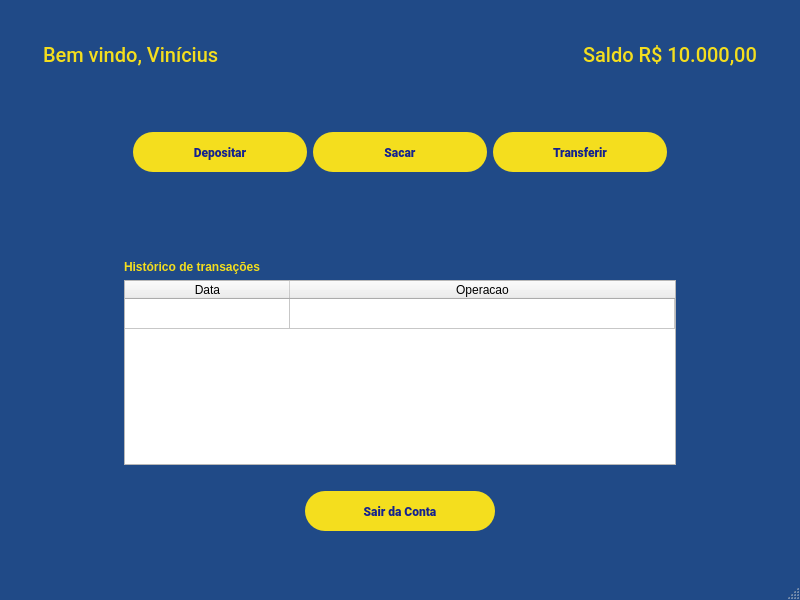
<?xml version="1.0" encoding="UTF-8"?>
<ui version="4.0">
 <class>MainWindow</class>
 <widget class="QMainWindow" name="MainWindow">
  <property name="geometry">
   <rect>
    <x>0</x>
    <y>0</y>
    <width>800</width>
    <height>600</height>
   </rect>
  </property>
  <property name="sizePolicy">
   <sizepolicy hsizetype="Maximum" vsizetype="Maximum">
    <horstretch>0</horstretch>
    <verstretch>0</verstretch>
   </sizepolicy>
  </property>
  <property name="minimumSize">
   <size>
    <width>800</width>
    <height>600</height>
   </size>
  </property>
  <property name="maximumSize">
   <size>
    <width>800</width>
    <height>600</height>
   </size>
  </property>
  <property name="font">
   <font>
    <pointsize>13</pointsize>
   </font>
  </property>
  <property name="windowTitle">
   <string>MainWindow</string>
  </property>
  <property name="styleSheet">
   <string notr="true">#MainWindow{
	background-color: rgb(32, 74, 135);
}</string>
  </property>
  <widget class="QWidget" name="centralwidget">
   <property name="enabled">
    <bool>true</bool>
   </property>
   <property name="styleSheet">
    <string notr="true">#centralwidget{
	background-color: rgb(32, 74, 135);
}</string>
   </property>
   <layout class="QVBoxLayout" name="verticalLayout_2">
    <item>
     <layout class="QVBoxLayout" name="verticalLayout" stretch="0,0">
      <property name="spacing">
       <number>0</number>
      </property>
      <property name="leftMargin">
       <number>25</number>
      </property>
      <property name="topMargin">
       <number>25</number>
      </property>
      <property name="rightMargin">
       <number>25</number>
      </property>
      <property name="bottomMargin">
       <number>20</number>
      </property>
      <item>
       <widget class="QFrame" name="">
        <property name="sizePolicy">
         <sizepolicy hsizetype="Preferred" vsizetype="Maximum">
          <horstretch>0</horstretch>
          <verstretch>0</verstretch>
         </sizepolicy>
        </property>
        <property name="maximumSize">
         <size>
          <width>16777215</width>
          <height>50</height>
         </size>
        </property>
        <layout class="QHBoxLayout" name="horizontalLayout">
         <item>
          <widget class="QLabel" name="label_nome_usuario">
           <property name="font">
            <font>
             <family>Roboto Medium</family>
             <pointsize>15</pointsize>
             <weight>50</weight>
             <bold>false</bold>
            </font>
           </property>
           <property name="styleSheet">
            <string notr="true">#label_nome_usuario{
	color: rgb(244, 222, 30);
}</string>
           </property>
           <property name="text">
            <string>Bem vindo, Vinícius</string>
           </property>
          </widget>
         </item>
         <item alignment="Qt::AlignRight">
          <widget class="QLabel" name="label_saldo">
           <property name="font">
            <font>
             <family>Roboto Medium</family>
             <pointsize>15</pointsize>
            </font>
           </property>
           <property name="styleSheet">
            <string notr="true">#label_saldo{
	color: rgb(244, 222, 30);
}</string>
           </property>
           <property name="text">
            <string>Saldo R$ 10.000,00</string>
           </property>
          </widget>
         </item>
        </layout>
       </widget>
      </item>
      <item>
       <widget class="QFrame" name="horizontalFrame">
        <property name="sizePolicy">
         <sizepolicy hsizetype="Preferred" vsizetype="Expanding">
          <horstretch>0</horstretch>
          <verstretch>0</verstretch>
         </sizepolicy>
        </property>
        <property name="maximumSize">
         <size>
          <width>16777215</width>
          <height>800</height>
         </size>
        </property>
        <layout class="QHBoxLayout" name="horizontalLayout_2">
         <property name="leftMargin">
          <number>1</number>
         </property>
         <property name="topMargin">
          <number>1</number>
         </property>
         <property name="rightMargin">
          <number>1</number>
         </property>
         <item>
          <spacer name="horizontalSpacer">
           <property name="orientation">
            <enum>Qt::Horizontal</enum>
           </property>
           <property name="sizeType">
            <enum>QSizePolicy::Fixed</enum>
           </property>
           <property name="sizeHint" stdset="0">
            <size>
             <width>80</width>
             <height>20</height>
            </size>
           </property>
          </spacer>
         </item>
         <item>
          <widget class="QFrame" name="verticalFrame">
           <property name="sizePolicy">
            <sizepolicy hsizetype="Preferred" vsizetype="Preferred">
             <horstretch>0</horstretch>
             <verstretch>0</verstretch>
            </sizepolicy>
           </property>
           <property name="maximumSize">
            <size>
             <width>16777215</width>
             <height>16777215</height>
            </size>
           </property>
           <layout class="QVBoxLayout" name="verticalLayout_4">
            <item>
             <spacer name="verticalSpacer">
              <property name="orientation">
               <enum>Qt::Vertical</enum>
              </property>
              <property name="sizeType">
               <enum>QSizePolicy::Fixed</enum>
              </property>
              <property name="sizeHint" stdset="0">
               <size>
                <width>20</width>
                <height>40</height>
               </size>
              </property>
             </spacer>
            </item>
            <item>
             <widget class="QFrame" name="horizontalFrame_2">
              <property name="sizePolicy">
               <sizepolicy hsizetype="Preferred" vsizetype="Maximum">
                <horstretch>0</horstretch>
                <verstretch>0</verstretch>
               </sizepolicy>
              </property>
              <property name="maximumSize">
               <size>
                <width>16777215</width>
                <height>60</height>
               </size>
              </property>
              <layout class="QHBoxLayout" name="horizontalLayout_3">
               <property name="topMargin">
                <number>1</number>
               </property>
               <item>
                <widget class="QPushButton" name="pushButton_entrar">
                 <property name="sizePolicy">
                  <sizepolicy hsizetype="Maximum" vsizetype="Fixed">
                   <horstretch>0</horstretch>
                   <verstretch>0</verstretch>
                  </sizepolicy>
                 </property>
                 <property name="maximumSize">
                  <size>
                   <width>190</width>
                   <height>40</height>
                  </size>
                 </property>
                 <property name="font">
                  <font>
                   <family>Roboto Black</family>
                  </font>
                 </property>
                 <property name="styleSheet">
                  <string notr="true">#pushButton_entrar {
	border-radius: 20px;
	background-color: rgb(244, 222, 30);
	color: rgb(20, 34, 143)
}</string>
                 </property>
                 <property name="text">
                  <string>Depositar</string>
                 </property>
                </widget>
               </item>
               <item>
                <widget class="QPushButton" name="pushButton_criar_conta">
                 <property name="sizePolicy">
                  <sizepolicy hsizetype="Maximum" vsizetype="Maximum">
                   <horstretch>0</horstretch>
                   <verstretch>0</verstretch>
                  </sizepolicy>
                 </property>
                 <property name="maximumSize">
                  <size>
                   <width>190</width>
                   <height>40</height>
                  </size>
                 </property>
                 <property name="font">
                  <font>
                   <family>Roboto Black</family>
                  </font>
                 </property>
                 <property name="styleSheet">
                  <string notr="true">#pushButton_criar_conta {
	border-radius: 20px;
	background-color: rgb(244, 222, 30);
	color: rgb(20, 34, 143)
}</string>
                 </property>
                 <property name="text">
                  <string>Sacar</string>
                 </property>
                </widget>
               </item>
               <item>
                <widget class="QPushButton" name="pushButton_transferir">
                 <property name="sizePolicy">
                  <sizepolicy hsizetype="Maximum" vsizetype="Fixed">
                   <horstretch>0</horstretch>
                   <verstretch>0</verstretch>
                  </sizepolicy>
                 </property>
                 <property name="maximumSize">
                  <size>
                   <width>190</width>
                   <height>40</height>
                  </size>
                 </property>
                 <property name="font">
                  <font>
                   <family>Roboto Black</family>
                  </font>
                 </property>
                 <property name="styleSheet">
                  <string notr="true">#pushButton_transferir {
	border-radius: 20px;
	background-color: rgb(244, 222, 30);
	color: rgb(20, 34, 143)
}</string>
                 </property>
                 <property name="text">
                  <string>Transferir</string>
                 </property>
                </widget>
               </item>
              </layout>
             </widget>
            </item>
            <item alignment="Qt::AlignBottom">
             <widget class="QLabel" name="label_historico">
              <property name="sizePolicy">
               <sizepolicy hsizetype="Preferred" vsizetype="Maximum">
                <horstretch>0</horstretch>
                <verstretch>0</verstretch>
               </sizepolicy>
              </property>
              <property name="font">
               <font>
                <weight>75</weight>
                <bold>true</bold>
               </font>
              </property>
              <property name="styleSheet">
               <string notr="true">#label_historico {
	color: rgb(244, 222, 30)
}</string>
              </property>
              <property name="text">
               <string>Histórico de transações</string>
              </property>
             </widget>
            </item>
            <item>
             <widget class="QTableWidget" name="tableWidget">
              <property name="sizePolicy">
               <sizepolicy hsizetype="Expanding" vsizetype="Fixed">
                <horstretch>0</horstretch>
                <verstretch>0</verstretch>
               </sizepolicy>
              </property>
              <property name="maximumSize">
               <size>
                <width>16777215</width>
                <height>185</height>
               </size>
              </property>
              <property name="rowCount">
               <number>1</number>
              </property>
              <attribute name="horizontalHeaderDefaultSectionSize">
               <number>165</number>
              </attribute>
              <attribute name="horizontalHeaderStretchLastSection">
               <bool>true</bool>
              </attribute>
              <attribute name="verticalHeaderVisible">
               <bool>false</bool>
              </attribute>
              <row/>
              <column>
               <property name="text">
                <string>Data</string>
               </property>
              </column>
              <column>
               <property name="text">
                <string>Operacao</string>
               </property>
              </column>
             </widget>
            </item>
            <item>
             <layout class="QHBoxLayout" name="horizontalLayout_4">
              <property name="topMargin">
               <number>20</number>
              </property>
              <item>
               <widget class="QPushButton" name="pushButton_sair">
                <property name="sizePolicy">
                 <sizepolicy hsizetype="Maximum" vsizetype="Maximum">
                  <horstretch>0</horstretch>
                  <verstretch>0</verstretch>
                 </sizepolicy>
                </property>
                <property name="maximumSize">
                 <size>
                  <width>190</width>
                  <height>40</height>
                 </size>
                </property>
                <property name="font">
                 <font>
                  <family>Roboto Black</family>
                 </font>
                </property>
                <property name="styleSheet">
                 <string notr="true">#pushButton_sair {
	border-radius: 20px;
	background-color: rgb(244, 222, 30);
	color: rgb(20, 34, 143)
}</string>
                </property>
                <property name="text">
                 <string>Sair da Conta</string>
                </property>
               </widget>
              </item>
             </layout>
            </item>
           </layout>
          </widget>
         </item>
         <item>
          <spacer name="horizontalSpacer_2">
           <property name="orientation">
            <enum>Qt::Horizontal</enum>
           </property>
           <property name="sizeType">
            <enum>QSizePolicy::Fixed</enum>
           </property>
           <property name="sizeHint" stdset="0">
            <size>
             <width>80</width>
             <height>20</height>
            </size>
           </property>
          </spacer>
         </item>
        </layout>
       </widget>
      </item>
     </layout>
    </item>
   </layout>
  </widget>
  <widget class="QStatusBar" name="statusbar">
   <property name="enabled">
    <bool>true</bool>
   </property>
  </widget>
 </widget>
 <resources/>
 <connections/>
</ui>
